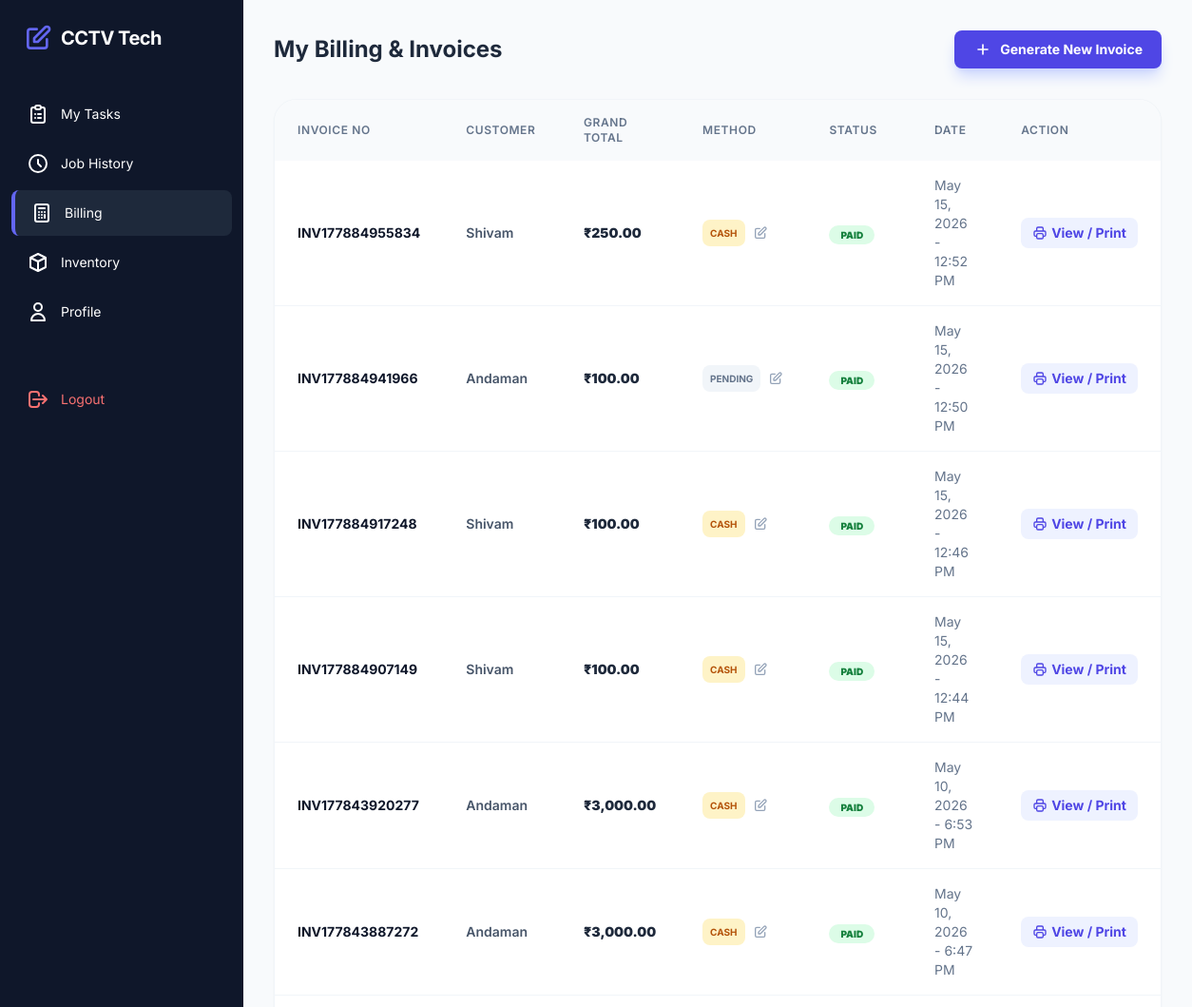
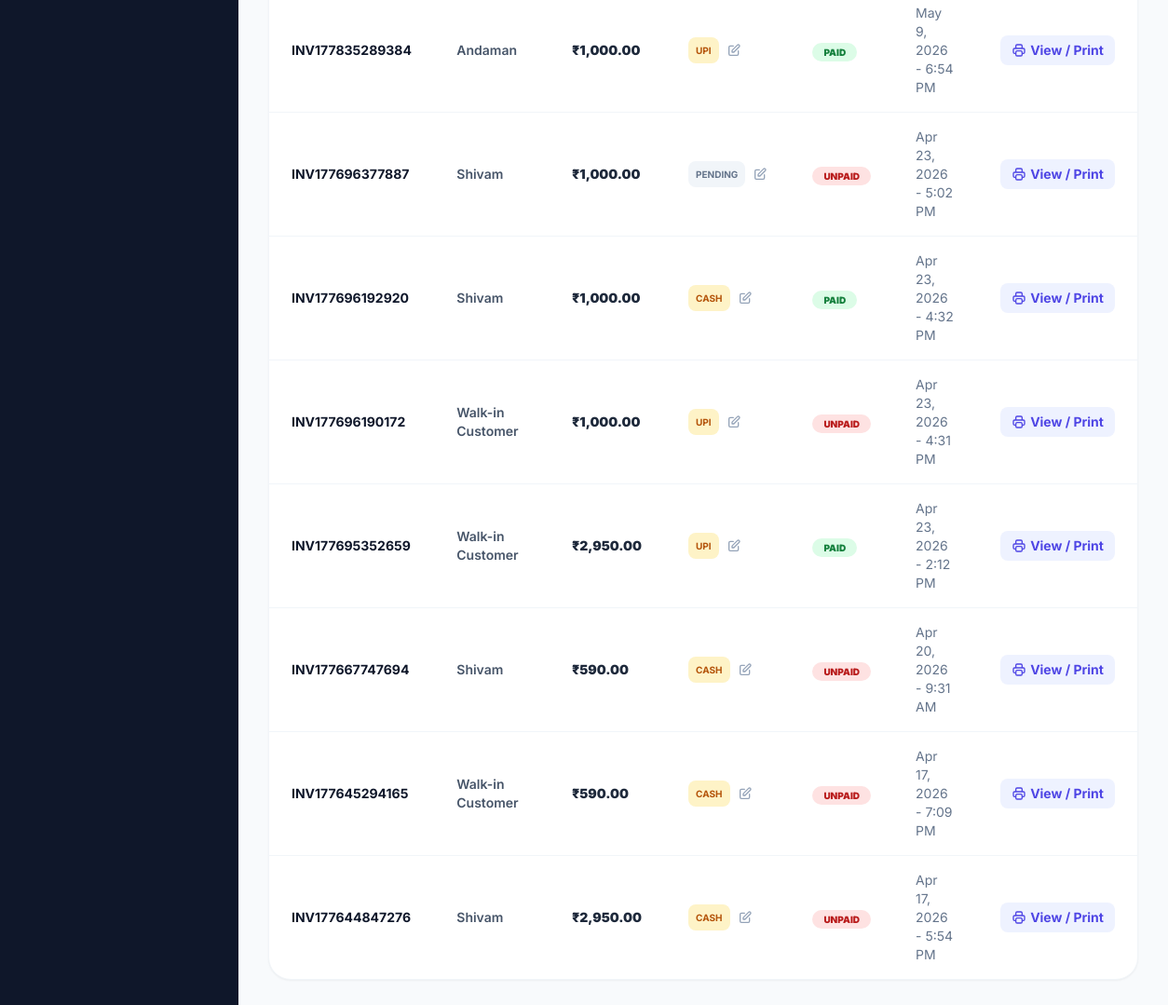
Page /tech/billing.php (signed in) on the committed database (2 pictures, top to bottom).
### tables this page shows
CREATE TABLE `invoices` (
  `id` int(11) NOT NULL,
  `complaint_id` int(11) DEFAULT NULL,
  `customer_id` int(11) DEFAULT NULL,
  `invoice_no` varchar(50) NOT NULL,
  `subtotal` decimal(10,2) DEFAULT NULL,
  `gst_amount` decimal(10,2) DEFAULT NULL,
  `grand_total` decimal(10,2) DEFAULT NULL,
  `payment_status` enum('Paid','Unpaid','Partial') DEFAULT 'Unpaid',
  `payment_method` enum('Cash','UPI','Bank','Pay Later') DEFAULT 'Cash',
  `created_at` timestamp NOT NULL DEFAULT current_timestamp(),
  `gst_mode` enum('Inclusive','Exclusive') DEFAULT 'Exclusive'
);

CREATE TABLE `customers` (
  `id` int(11) NOT NULL,
  `customer_name` varchar(150) NOT NULL,
  `phone` varchar(15) NOT NULL,
  `address` text NOT NULL,
  `due_amount` decimal(10,2) DEFAULT 0.00,
  `gst_number` varchar(20) DEFAULT NULL,
  `has_active_amc` tinyint(1) DEFAULT 0,
  `created_at` timestamp NOT NULL DEFAULT current_timestamp()
);

### tech/billing.php (the view, shortened to what this page needs)
<?php
require_once '../includes/db_connect.php';
$techId = $_SESSION['user_id'];
try {
    $stmt = $pdo->prepare("SELECT i.*, cust.customer_name
                           FROM invoices i
                           JOIN complaints c ON i.complaint_id = c.id
                           JOIN customers cust ON c.customer_id = cust.id
                           WHERE c.assigned_tech_id = ?
                           ORDER BY i.created_at DESC");
    $stmt->execute([$techId]);
    $invoices = $stmt->fetchAll();
    $pendingStmt = $pdo->prepare("SELECT c.id, cust.customer_name, c.completed_at
                                  FROM complaints c
                                  JOIN customers cust ON c.customer_id = cust.id
                                  LEFT JOIN invoices i ON c.id = i.complaint_id
                                  WHERE c.assigned_tech_id = ? AND c.status = 'Completed' AND i.id IS NULL");
    $pendingStmt->execute([$techId]);
    $pendingJobs = $pendingStmt->fetchAll();
} catch (PDOException $e) {
    echo "Error: " . $e->getMessage();
}
require_once '../includes/header.php';
?>
<div class="space-y-8 max-w-5xl mx-auto">
    <div class="flex items-center justify-between">
        <h2 class="text-2xl font-bold text-slate-800">My Billing & Invoices</h2>
        <?php if (!empty($pendingJobs)): ?>
            <button onclick="openGenerateModal()" class="bg-indigo-600 text-white px-5 py-2.5 rounded-lg text-sm font-bold hover:bg-indigo-700 transition shadow-lg shadow-indigo-200 flex items-center gap-2 animate-pulse">
                <svg xmlns="http://www.w3.org/2000/svg" class="h-5 w-5" fill="none" viewBox="0 0 24 24" stroke="currentColor"><path stroke-linecap="round" stroke-linejoin="round" stroke-width="2" d="M12 6v6m0 0v6m0-6h6m-6 0H6" /></svg>
                Generate New Invoice
            </button>
        <?php else: ?>
            <button disabled class="bg-slate-200 text-slate-400 px-5 py-2.5 rounded-lg text-sm font-bold cursor-not-allowed">Generate New Invoice</button>
        <?php endif; ?>
    </div>
    <div class="bg-white rounded-3xl shadow-sm border border-slate-100 overflow-hidden">
        <div class="overflow-x-auto">
            <table class="w-full text-left">
                <thead>
                    <tr class="bg-slate-50 text-slate-500 text-xs uppercase tracking-wider">
                        <th class="px-6 py-4 font-semibold">Invoice No</th>
                        <th class="px-6 py-4 font-semibold">Customer</th>
                        <th class="px-6 py-4 font-semibold">Grand Total</th>
                        <th class="px-6 py-4 font-semibold">Method</th>
                        <th class="px-6 py-4 font-semibold">Status</th>
                        <th class="px-6 py-4 font-semibold">Date</th>
                        <th class="px-6 py-4 font-semibold">Action</th>
                    </tr>
                </thead>
                <tbody class="divide-y divide-slate-100">
                    <?php if (empty($invoices)): ?>
                        <tr><td colspan="6" class="px-6 py-12 text-center text-slate-400 font-medium">You haven't generated any invoices yet.</td></tr>
                    <?php else: ?>
                        <?php foreach ($invoices as $invoice): ?>
                        <tr class="hover:bg-slate-50 transition">
                            <td class="px-6 py-4 text-sm font-bold text-slate-900"><?php echo htmlspecialchars($invoice['invoice_no']); ?></td>
                            <td class="px-6 py-4 text-sm font-semibold text-slate-600"><?php echo htmlspecialchars($invoice['customer_name']); ?></td>
                            <td class="px-6 py-4 text-sm font-black text-slate-800">₹<?php echo number_format($invoice['grand_total'], 2); ?></td>
                            <td class="px-6 py-4 text-sm">
                                <div class="flex items-center gap-2">
                                    <span class="px-2 py-1 rounded-lg text-[10px] font-bold uppercase <?php
                                        if (!$invoice['payment_method'] || $invoice['payment_method'] === 'Pay Later') echo 'bg-slate-100 text-slate-500';
                                        elseif ($invoice['payment_method'] === 'Bank') echo 'bg-purple-100 text-purple-700';
                                        else echo 'bg-amber-100 text-amber-700';
                                    ?>">
                                        <?php echo $invoice['payment_method'] ?: 'PENDING'; ?>
                                    </span>
                                    <button onclick="openEditPaymentModal(<?php echo $invoice['id']; ?>, '<?php echo $invoice['payment_method']; ?>', '<?php echo $invoice['payment_status']; ?>')" class="text-slate-400 hover:text-indigo-600 transition">
                                        <svg xmlns="http://www.w3.org/2000/svg" class="h-4 w-4" fill="none" viewBox="0 0 24 24" stroke="currentColor"><path stroke-linecap="round" stroke-linejoin="round" stroke-width="2" d="M11 5H6a2 2 0 00-2 2v11a2 2 0 002 2h11a2 2 0 002-2v-5m-1.414-9.414a2 2 0 112.828 2.828L11.828 15H9v-2.828l8.586-8.586z" /></svg>
                                    </button>
                                </div>
                            </td>
                            <td class="px-6 py-4">
                                <?php
                                    $paymentClasses = [
                                        'Paid' => 'bg-green-100 text-green-700',
                                        'Unpaid' => 'bg-red-100 text-red-700',
                                        'Partial' => 'bg-yellow-100 text-yellow-700',
                                    ];
                                    $class = $paymentClasses[$invoice['payment_status']] ?? 'bg-slate-100 text-slate-700';
                                ?>
                                <span class="px-3 py-1 rounded-full text-[10px] font-black uppercase <?php echo $class; ?>">
                                    <?php echo $invoice['payment_status']; ?>
                                </span>
                            </td>
                            <td class="px-6 py-4 text-sm text-slate-500"><?php echo date('M j, Y - g:i A', strtotime($invoice['created_at'])); ?></td>
                            <td class="px-6 py-4 text-sm">
                                <a href="invoice_gen.php?id=<?php echo $invoice['complaint_id']; ?>&print=1" target="_blank" class="text-indigo-600 hover:text-indigo-800 font-bold flex items-center gap-1 bg-indigo-50 px-3 py-1.5 rounded-lg w-max transition">
                                    View / Print
                                </a>
                            </td>
                        </tr>
                        <?php endforeach; ?>
                    <?php endif; ?>
                </tbody>
            </table>
        </div>
    </div>
</div>
<?php require_once '../includes/footer.php'; ?>

### includes/header.php (style rules this page uses)
body { font-family: 'Inter', sans-serif; }

### rows in the picture
invoices: invoice_no "INV177884955834", customer.customer_name "Shivam", grand_total "250.00", payment_method "CASH", payment_status "PAID", created_at "May 15, 2026 - 12:52 PM"
invoices: invoice_no "INV177884941966", customer.customer_name "Andaman", grand_total "100.00", payment_method "PENDING", payment_status "PAID", created_at "May 15, 2026 - 12:50 PM"
invoices: invoice_no "INV177884917248", customer.customer_name "Shivam", grand_total "100.00", payment_method "CASH", payment_status "PAID", created_at "May 15, 2026 - 12:46 PM"
invoices: invoice_no "INV177884907149", customer.customer_name "Shivam", grand_total "100.00", payment_method "CASH", payment_status "PAID", created_at "May 15, 2026 - 12:44 PM"
invoices: invoice_no "INV177843920277", customer.customer_name "Andaman", grand_total "3,000.00", payment_method "CASH", payment_status "PAID", created_at "May 10, 2026 - 6:53 PM"
invoices: invoice_no "INV177843887272", customer.customer_name "Andaman", grand_total "3,000.00", payment_method "CASH", payment_status "PAID", created_at "May 10, 2026 - 6:47 PM"
invoices: invoice_no "INV177835289384", customer.customer_name "Andaman", grand_total "1,000.00", payment_method "UPI", payment_status "PAID", created_at "May 9, 2026 - 6:54 PM"
invoices: invoice_no "INV177696377887", customer.customer_name "Shivam", grand_total "1,000.00", payment_method "PENDING", payment_status "UNPAID", created_at "Apr 23, 2026 - 5:02 PM"
invoices: invoice_no "INV177696192920", customer.customer_name "Shivam", grand_total "1,000.00", payment_method "CASH", payment_status "PAID", created_at "Apr 23, 2026 - 4:32 PM"
invoices: invoice_no "INV177696190172", customer.customer_name "Walk-in Customer", grand_total "1,000.00", payment_method "UPI", payment_status "UNPAID", created_at "Apr 23, 2026 - 4:31 PM"
invoices: invoice_no "INV177695352659", customer.customer_name "Walk-in Customer", grand_total "2,950.00", payment_method "UPI", payment_status "PAID", created_at "Apr 23, 2026 - 2:12 PM"
invoices: invoice_no "INV177667747694", customer.customer_name "Shivam", grand_total "590.00", payment_method "CASH", payment_status "UNPAID", created_at "Apr 20, 2026 - 9:31 AM"
invoices: invoice_no "INV177645294165", customer.customer_name "Walk-in Customer", grand_total "590.00", payment_method "CASH", payment_status "UNPAID", created_at "Apr 17, 2026 - 7:09 PM"
invoices: invoice_no "INV177644847276", customer.customer_name "Shivam", grand_total "2,950.00", payment_method "CASH", payment_status "UNPAID", created_at "Apr 17, 2026 - 5:54 PM"
